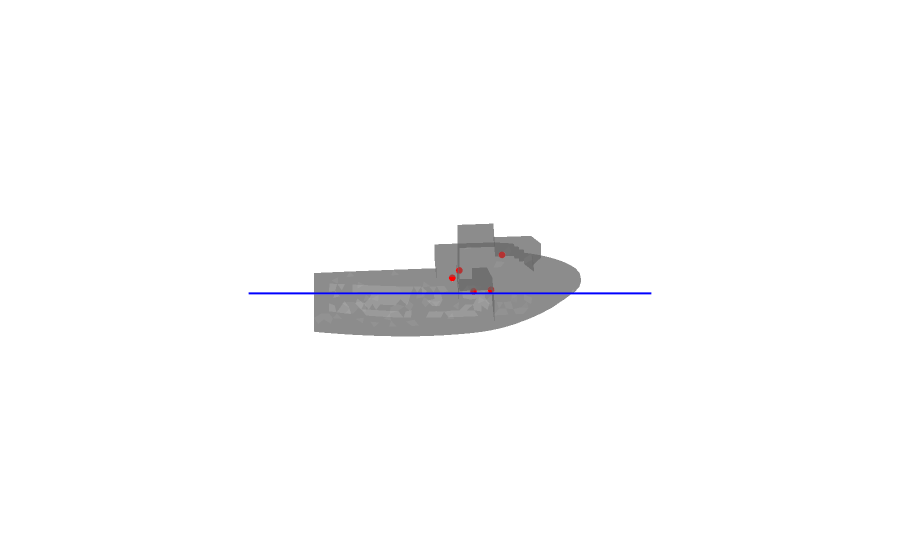

Notebook source saved alongside this figure:
### Code cell
# After some tests, it was noted that the is_submerged attribute of the DownfloodingOpening object
# does not always return the correct value. The hydrostatic condition is plotted to double check it.

hydro_calc = nv.HydrostaticsCalculator(vessel, water_density=rho)

state = hydro_calc.from_displacement(displacement, cog=cg, heel=50)

print("Door 1 is submerged =", door1.is_submerged(state.heel, state.trim, (0, 0, 0), state.draft))
print("Door 2 is submerged =", door2.is_submerged(state.heel, state.trim, (0, 0, 0), state.draft))
print("Door 3 is submerged =", door3.is_submerged(state.heel, state.trim, (0, 0, 0), state.draft))
print("Door 4 is submerged =", door4.is_submerged(state.heel, state.trim, (0, 0, 0), state.draft))
print("Door 5 is submerged =", door5.is_submerged(state.heel, state.trim, (0, 0, 0), state.draft))

fig = plot_hydrostatic_condition(
    vessel,
    draft=state.draft,
    trim=state.trim,
    heel=state.heel,
    title=None,
    show_silhouettes=False,
    enable_opacity_slider=False,
    show_axes=False
)

# Remove the perpendiculars from the plot
fig.data = tuple(
    trace for trace in fig.data 
    if trace['name'] != 'Perpendiculars'
)

# Hide the menu buttons and legend, zero the margin and adjust the camera angle to the bow.
fig.update_layout(
    updatemenus=[dict(visible=False)],
    showlegend=False,
    margin=dict(l=0, r=0, t=0, b=0),
    scene=dict(
        camera=dict(
            projection=dict(type="orthographic"),
            eye=dict(x=1, y=0, z=0),
            up=dict(x=0, y=0, z=1),
        ),
    ),
)

fig.write_image("hydro_cond_heel_50deg_bow.png", width=800, height=500, scale=3)

# Adjust the camera angle to the starboard.
fig.update_layout(
    scene=dict(
        camera=dict(
            projection=dict(type="orthographic"),
            eye=dict(x=0, y=-1, z=0),
            up=dict(x=0, y=0, z=1),
            center=dict(x=0, y=0, z=0),
        ),
    ),
)

fig.write_image("hydro_cond_heel_50deg_starboard.png", width=800, height=500, scale=3)

fig.show()

### Figure 1 — Plotly figure (JSON) as saved in the notebook; plotly's stock layout.template omitted (floating-point values rounded to 4 significant figures; data arrays with more than 128 entries replaced by an {"elided": "..."} marker saying what was removed)
{"data": [{"colorscale": [[0, "blue"], [1, "blue"]], "name": "Waterplane", "opacity": 0.3, "showscale": false, "type": "surface", "x": [[-4.375, 21.88], [-4.375, 21.88]], "y": [[-13.12, -13.12], [13.12, 13.12]], "z": [[0.0, 0.0], [0.0, 0.0]]}, {"line": {"color": "blue", "width": 4}, "mode": "lines", "name": "Waterline Level", "type": "scatter3d", "x": [-4.375, 21.88, 21.88, -4.375, -4.375], "y": [-13.12, -13.12, 13.12, 13.12, -13.12], "z": [0, 0, 0, 0, 0]}, {"color": "gray", "flatshading": true, "i": {"elided": "3602 int values"}, "j": {"elided": "3602 int values"}, "k": {"elided": "3602 int values"}, "name": "Hull 1", "opacity": 0.5, "showscale": false, "type": "mesh3d", "x": {"elided": "1803 float values"}, "y": {"elided": "1803 float values"}, "z": {"elided": "1803 float values"}}, {"line": {"color": "red", "width": 2}, "marker": {"color": "red", "size": 4}, "mode": "markers", "name": "Opening: Door 1", "type": "scatter3d", "x": [8.893], "y": [-1.707], "z": [1.017]}, {"line": {"color": "red", "width": 2}, "marker": {"color": "red", "size": 4}, "mode": "markers", "name": "Opening: Door 2", "type": "scatter3d", "x": [10.28], "y": [-2.547], "z": [0.1401]}, {"line": {"color": "red", "width": 2}, "marker": {"color": "red", "size": 4}, "mode": "markers", "name": "Opening: Door 3", "type": "scatter3d", "x": [11.42], "y": [-2.552], "z": [0.2356]}, {"line": {"color": "red", "width": 2}, "marker": {"color": "red", "size": 4}, "mode": "markers", "name": "Opening: Door 4", "type": "scatter3d", "x": [9.351], "y": [-3.891], "z": [1.502]}, {"line": {"color": "red", "width": 2}, "marker": {"color": "red", "size": 4}, "mode": "markers", "name": "Opening: Door 5", "type": "scatter3d", "x": [12.14], "y": [-3.246], "z": [2.52]}], "layout": {"margin": {"b": 0, "l": 0, "r": 0, "t": 0}, "scene": {"aspectmode": "data", "camera": {"center": {"x": 0, "y": 0, "z": 0}, "eye": {"x": 0, "y": -1, "z": 0}, "projection": {"type": "orthographic"}, "up": {"x": 0, "y": 0, "z": 1}}, "xaxis": {"showbackground": false, "showgrid": false, "visible": false}, "yaxis": {"showbackground": false, "showgrid": false, "visible": false}, "zaxis": {"showbackground": false, "showgrid": false, "visible": false}}, "showlegend": false, "title": {}, "updatemenus": [{"bgcolor": "rgba(255, 255, 255, 0.7)", "buttons": [{"args": ["scene.camera.projection.type", "perspective"], "label": "Persp 👁️", "method": "relayout"}, {"args": ["scene.camera.projection.type", "orthographic"], "label": "Ortho 📐", "method": "relayout"}], "direction": "right", "pad": {"r": 5, "t": 5}, "showactive": true, "type": "buttons", "visible": false, "x": 0, "xanchor": "left", "y": 1.1, "yanchor": "top"}, {"bgcolor": "rgba(255, 255, 255, 0.7)", "buttons": [{"args": [{"scene.camera.eye": {"x": 1.25, "y": 1.25, "z": 1.25}, "scene.camera.projection.type": "perspective", "scene.camera.up": {"x": 0, "y": 0, "z": 1}}], "label": "ISO", "method": "relayout"}, {"args": [{"scene.camera.eye": {"x": 0, "y": -2.5, "z": 0}, "scene.camera.projection.type": "orthographic", "scene.camera.up": {"x": 0, "y": 0, "z": 1}}], "label": "STBD", "method": "relayout"}, {"args": [{"scene.camera.eye": {"x": 0, "y": 2.5, "z": 0}, "scene.camera.projection.type": "orthographic", "scene.camera.up": {"x": 0, "y": 0, "z": 1}}], "label": "PORT", "method": "relayout"}, {"args": [{"scene.camera.eye": {"x": 0, "y": 0, "z": 2.5}, "scene.camera.projection.type": "orthographic", "scene.camera.up": {"x": 1, "y": 0, "z": 0}}], "label": "TOP", "method": "relayout"}, {"args": [{"scene.camera.eye": {"x": 2.5, "y": 0, "z": 0}, "scene.camera.projection.type": "orthographic", "scene.camera.up": {"x": 0, "y": 0, "z": 1}}], "label": "BOW", "method": "relayout"}, {"args": [{"scene.camera.eye": {"x": -2.5, "y": 0, "z": 0}, "scene.camera.projection.type": "orthographic", "scene.camera.up": {"x": 0, "y": 0, "z": 1}}], "label": "AFT", "method": "relayout"}], "direction": "right", "pad": {"r": 5, "t": 5}, "showactive": true, "type": "buttons", "visible": false, "x": 0.25, "xanchor": "left", "y": 1.1, "yanchor": "top"}]}}
